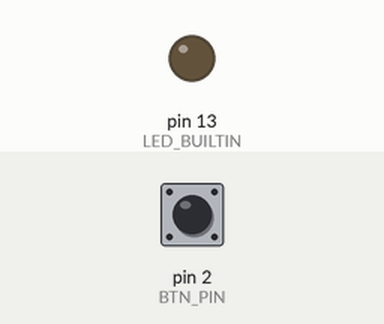
Bench run of a sketch on a simulated Arduino Uno, built with avr-gcc and run on an emulated ATmega328P. Shown: output pins drawn as LEDs (lit = HIGH). The test bench sets the inputs (shaded band); at power-on: pin 2 (BTN_PIN) HIGH.

Above: at 1.2 s.
1.3 s: pin 2 (BTN_PIN) pulled LOW for 0.15 s
At 2.5 s:
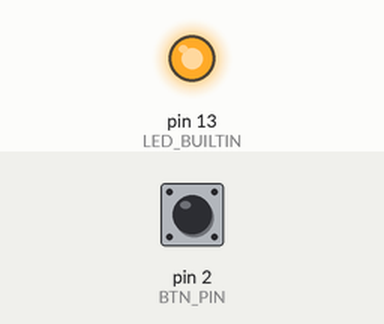
2.9 s: pin 2 (BTN_PIN) pulled LOW for 1 s
At 5.0 s:
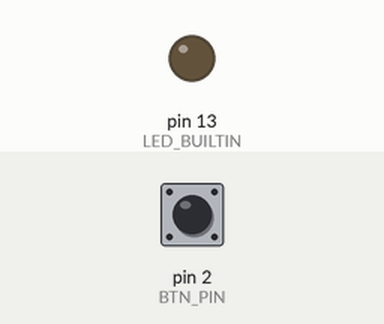
5.4 s: pin 2 (BTN_PIN) pulled LOW for 3.2 s
At 9.7 s:
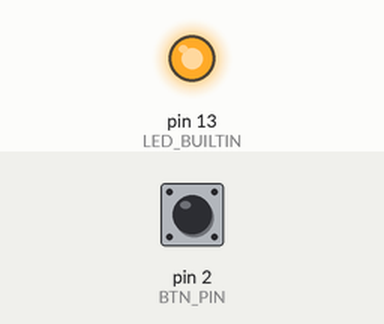
Timing chart, 0 to 11.2 s (numbered marks = the images above; inputs shaded):
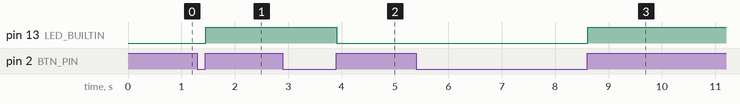

Measured:
- after the input at 1.3 s, pin 13 (LED_BUILTIN): LOW → HIGH after 0.16 s
- after the input at 2.9 s, pin 13 (LED_BUILTIN): HIGH → LOW after 1.0 s
- after the input at 5.4 s, pin 13 (LED_BUILTIN): LOW → HIGH after 3.2 s

The sketch:

part_2.ino
```cpp
/**
 * Lab 1, Part 2 (10%)
 * Follow instructions on https://www.arduino.cc/en/Tutorial/Debounce so that
 * the LED is toggled  whenever the push-button is depressed and then released.
 * (Toggling occurs when the button is released.) You need to handle the
 * debouncing with software.
 *
 * Remember: Show your lab instructor!
 */

/* macros to make easy changes */
#define BTN_PIN 2
#define LED_PIN LED_BUILTIN

/* btn { pressed, state, prev_state, pin } */
struct btn_s {
  int pressed;
  int state;
  int prev_state;
  const int pin;
} btn_def = {1, 1, 1, BTN_PIN};
typedef struct btn_s btn;

/* led { state, pin } */
struct led_s {
  int state;
  const int pin;
} led_def = {0, LED_PIN};
typedef struct led_s led;

/* debounce { delay, last_time } */
struct debounce_s {
  const unsigned delay;
  unsigned long last_time; /* old millis() */
} dbn_def = {10, 0};
typedef debounce_s dbn;

/* initalize structs with default values. */
btn *Toggle   = &btn_def;
led *LED      = &led_def;
dbn *Debounce = &dbn_def;

void setup() {
  pinMode(Toggle->pin, INPUT_PULLUP);
  pinMode(LED->pin, OUTPUT);
  digitalWrite(
      LED->pin,
      LED->state); /* Our inital default for the LED is off, i.e. 0*/
}

void loop() {
  Toggle->pressed = digitalRead(Toggle->pin);

  if ((Toggle->prev_state) != (Toggle->pressed)) {
    /* If the last button state does not match the current reading, update
     * last debounce time. */
    Debounce->last_time = millis();
  }

  /* currentUptime - oldUptime > delay */
  if ((millis() - (Debounce->last_time)) > (Debounce->delay)) {
    /* The button is still changed after delay. */
    if (Toggle->state != Toggle->pressed) {
      Toggle->state = Toggle->pressed;
      if (Toggle->state) {
        LED->state = !LED->state;
      }
    }
  }

  digitalWrite(LED->pin, LED->state);
  Toggle->prev_state = Toggle->pressed;
}
```
